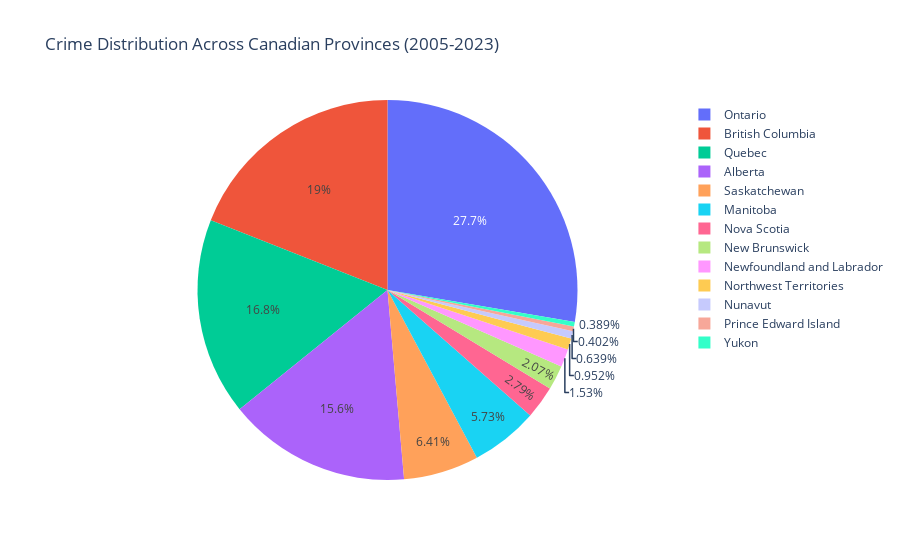

The code cell stored with this chart in its notebook:
### Markdown cell above
#### Visualization 3 - Pie Chart: Crime Distribution Across Provinces

### Code cell
#Pie chart for crime distribution across provinces
fig = px.pie(ProvinceLevelViolationType, 
             names="Province", 
             values="VALUE", 
             title="Crime Distribution Across Canadian Provinces (2005-2023)")

fig.show()

### Figure 1 — Plotly figure (JSON) as saved in the notebook; plotly's stock layout.template omitted (floating-point values rounded to 4 significant figures; data arrays with more than 128 entries replaced by an {"elided": "..."} marker saying what was removed)
{"data": [{"domain": {"x": [0, 1], "y": [0, 1]}, "hovertemplate": "Province=%{label}<br>VALUE=%{value}<extra></extra>", "labels": {"elided": "39598 str values"}, "legendgroup": "", "name": "", "showlegend": true, "type": "pie", "values": {"elided": "39598 int values"}}], "layout": {"legend": {"tracegroupgap": 0}, "title": {"text": "Crime Distribution Across Canadian Provinces (2005-2023)"}}}
